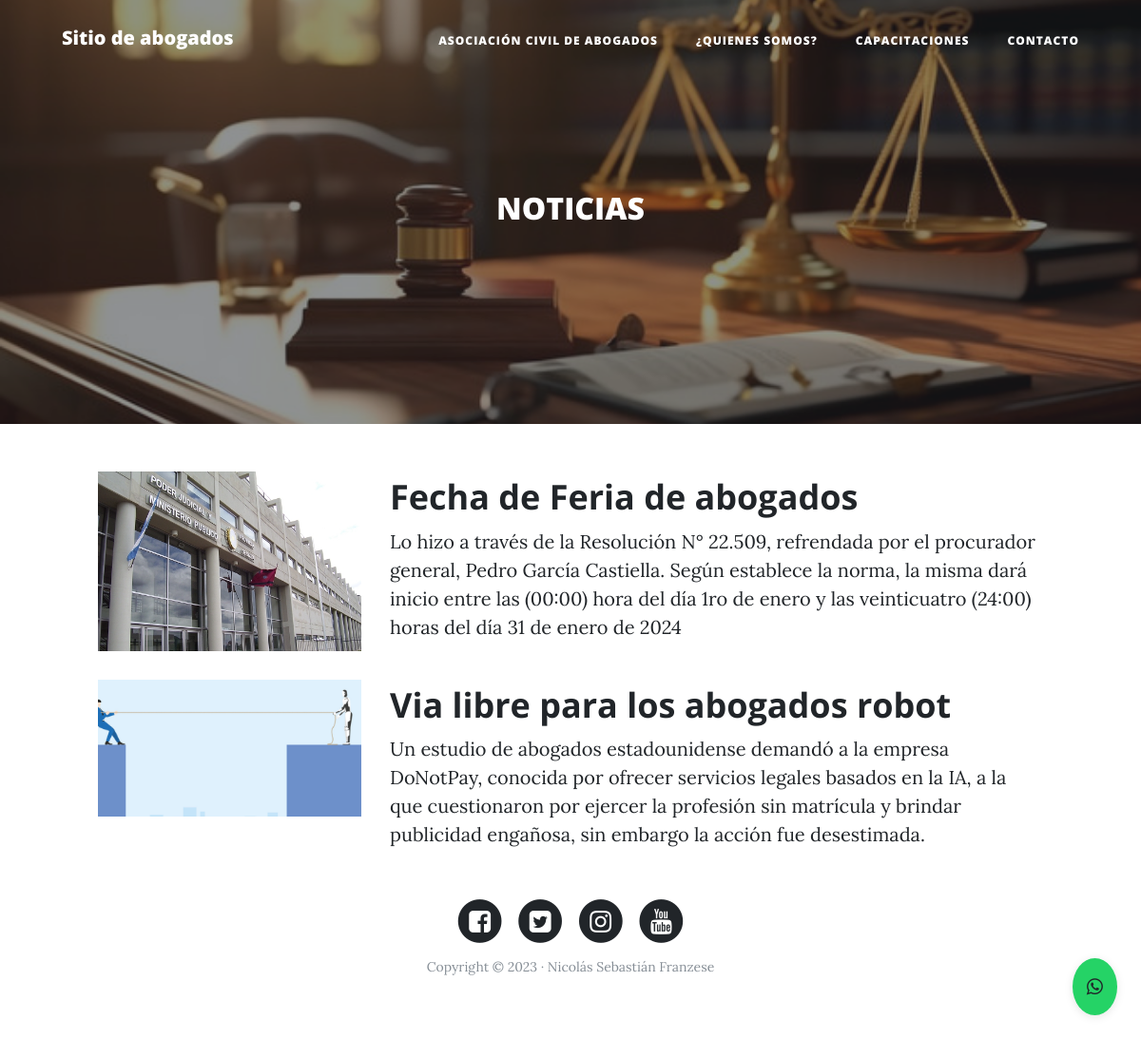
The page /noticia on the database as committed earlier.
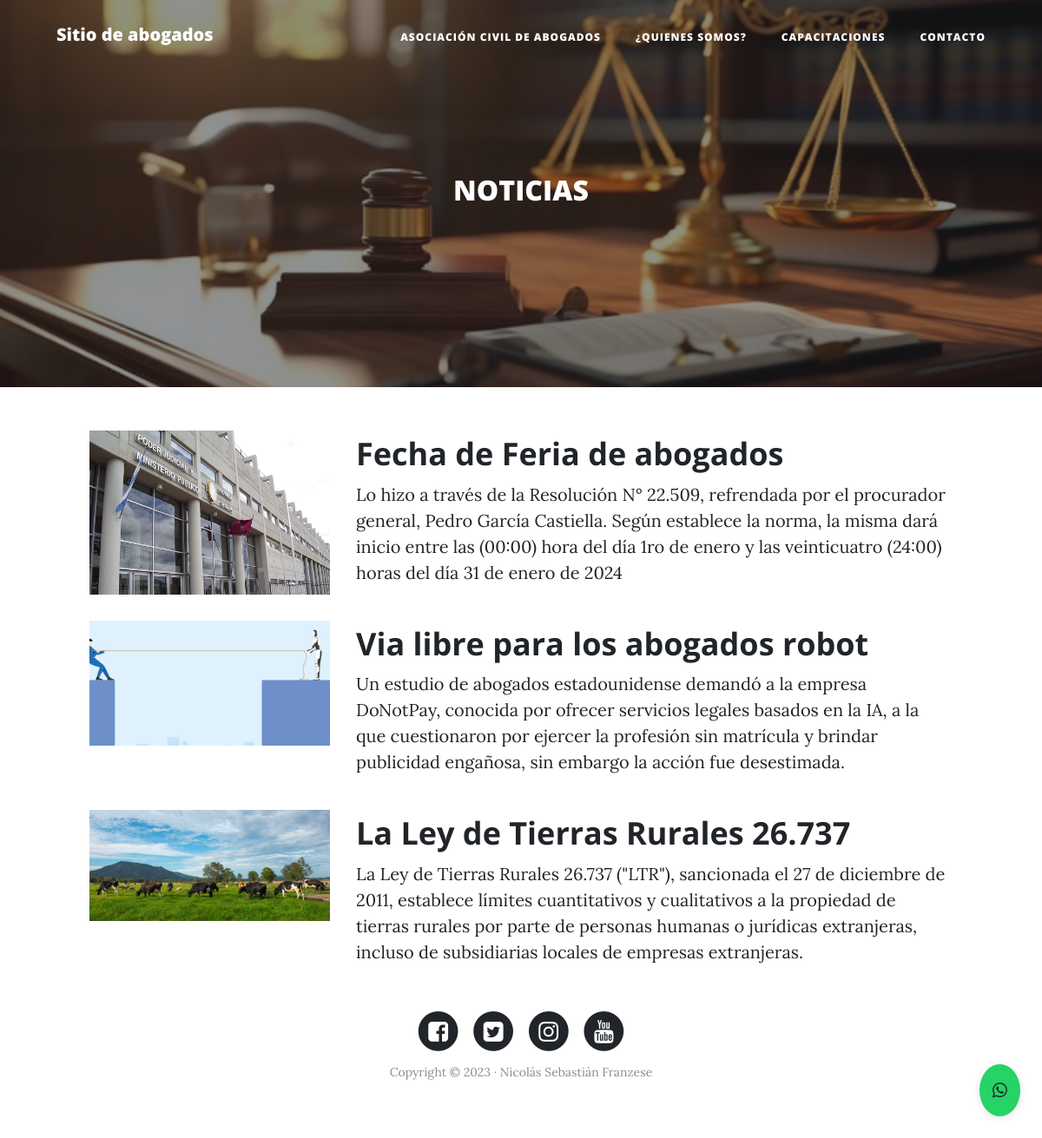
The same page on the database as committed later.
### noticia/models.py (models this page shows, shortened)
class Noticia(models.Model):
    title = models.CharField(max_length=200, verbose_name="Titulo")
    descripcion = models.TextField(verbose_name="Descripcion")
    image = models.ImageField(verbose_name="Imagen", upload_to="projects")
    activa = models.BooleanField(verbose_name="Activa")
    created = models.DateTimeField(auto_now_add=True, verbose_name="Fecha creacion")
    updated = models.DateTimeField(auto_now=True, verbose_name="Fecha Modificacion")

### noticia/views.py (the view)
# urls.py: path('noticia',  noticia_views.noticia, name="noticia"),
def noticia(request):
    noticias = Noticia.objects.all()
    return render(request,"noticia/noticia.html",{'noticias':noticias})

### noticia/templates/noticia/noticia.html (shortened to what this page needs)
{% extends 'core/base.html' %}
{% block background-header %} {% load static %} {% static 'core/img/header_pagina.jpg'%} {% endblock %}
{% block headers %}
<h2>NOTICIAS</h2>
{% endblock %}
{% block content %}
{% for noticia in noticias %}
<div class="row noticia">
    <div class="col-lg-3 col-md-4 offset-lg-1">
        <img class="img-fluid" src="{{noticia.image.url}}" alt="">
    </div>
  <div class="col-lg-7 col-md-8">
        <h2 class="section-heading title">{{noticia.title}}</h2>
    <p>{{noticia.descripcion}}</p>
    </div>
</div>
<br>
{% endfor %}
{% endblock %}

### core/templates/core/base.html (shortened to what this page needs)
<!DOCTYPE html>
<html lang="es">
  <head>
    {% load static %}
    <link href="{% static 'core/vendor/bootstrap/css/bootstrap.min.css' %}" rel="stylesheet">
    <link href="{% static 'core/vendor/font-awesome/css/font-awesome.min.css' %}" rel="stylesheet" type="text/css">
    <link href="{% static 'core/css/clean-blog.min.css' %}" rel="stylesheet">
    <link href="{% static 'core/css/estilos.css' %}" rel="stylesheet">
  </head>
  <body>
  <nav class="navbar navbar-expand-lg navbar-light fixed-top" id="mainNav">
    <div class="container">
        <a class="navbar-brand" href="{% url 'home' %}">Sitio de abogados</a>
        <div class="collapse navbar-collapse" id="navbarResponsive">
        <ul class="navbar-nav ml-auto">
            <li class="nav-item">
              <a href="#asociacion" onclick="toggleSubMenu('submenu1')">Asociación civil de Abogados</a>
            </li>
            <li class="nav-item">
              <a class="item-li" href="{% url 'institucional' %}">¿Quienes somos?</a>
            </li>
            <li class="nav-item">
            <a class="item-li" href="{% url 'capacitacion' %}">Capacitaciones</a>
            </li>
            <li class="nav-item">
            <a class="item-li" href="{% url 'contacto' %}">Contacto</a>
            </li>
        </ul>
        </div>
    </div>
</nav>
    <a onclick="openPopupWhatsAPP()" target="_blank" class="whatsapp-btn">
      <i class="fa fa-whatsapp"></i>
    </a>
    <header class="masthead" style="background-image: url('{% block background-header %} {% endblock %}')">
      <div class="overlay"></div>
      <div class="container">
        <div class="row">
          <div class="col-lg-8 col-md-10 mx-auto">
            <div class="site-heading">
                {% block headers %} {% endblock %}
            </div>
          </div>
        </div>
      </div>
    </header>
    {% block content %}{% endblock %}
    <footer>
      <div class="container">
        <div class="row">
          <div class="col-lg-8 col-md-10 mx-auto">
            <ul class="list-inline text-center">
              <li class="list-inline-item">
                <a onclick="openPopupInformativo()">
                  <span class="fa-stack fa-lg">
                    <i class="fa fa-circle fa-stack-2x"></i>
                    <i class="fa fa-facebook-square fa-stack-1x fa-inverse"></i>
                  </span>
                </a>
              </li>
              <li class="list-inline-item">
                <a onclick="openPopupInformativo()">
                  <span class="fa-stack fa-lg">
                    <i class="fa fa-circle fa-stack-2x"></i>
                    <i class="fa fa-twitter-square fa-stack-1x fa-inverse"></i>
                  </span>
                </a>
              </li>
              <li class="list-inline-item">
                <a onclick="openPopupInformativo()">
                  <span class="fa-stack fa-lg">
                    <i class="fa fa-circle fa-stack-2x"></i>
                    <i class="fa fa-instagram fa-stack-1x fa-inverse"></i>
                  </span>
                </a>
              </li>
              <li class="list-inline-item">
                <a onclick="openPopupInformativo()">
                  <span class="fa-stack fa-lg">
                    <i class="fa fa-circle fa-stack-2x"></i>
                    <i class="fa fa-youtube fa-stack-1x fa-inverse"></i>
                  </span>
                </a>
              </li>
            </ul>
            <p class="copyright text-muted">Copyright &copy; 2023 · Nicolás Sebastián Franzese </p>
          </div>
        </div>
      </div>
    </footer>
  </body>
</html>

### core/static/core/css/estilos.css (style rules this page uses)
.whatsapp-btn { position: fixed; bottom: 25px; right: 25px; background-color: #25D366; color: #fff; border: none; padding: 15px; border-radius: 50%; box-shadow: 0px 2px 10px rgba(0, 0, 0, 0.1); cursor: pointer; font-size: 20px; }

Rows that differ between the two databases and show on the page:
added Noticia: image (picture), title "La Ley de Tierras Rurales 26.737", descripcion "La Ley de Tierras Rurales 26.737 (\"LTR\"), sancionada el 27 de diciembre de 2011, establece límites cuantitativos y cualitativos a la propiedad de tierras rurales por parte de personas humanas o jurídicas extranjeras, incluso de subsidiarias locales de empresas extranjeras."
